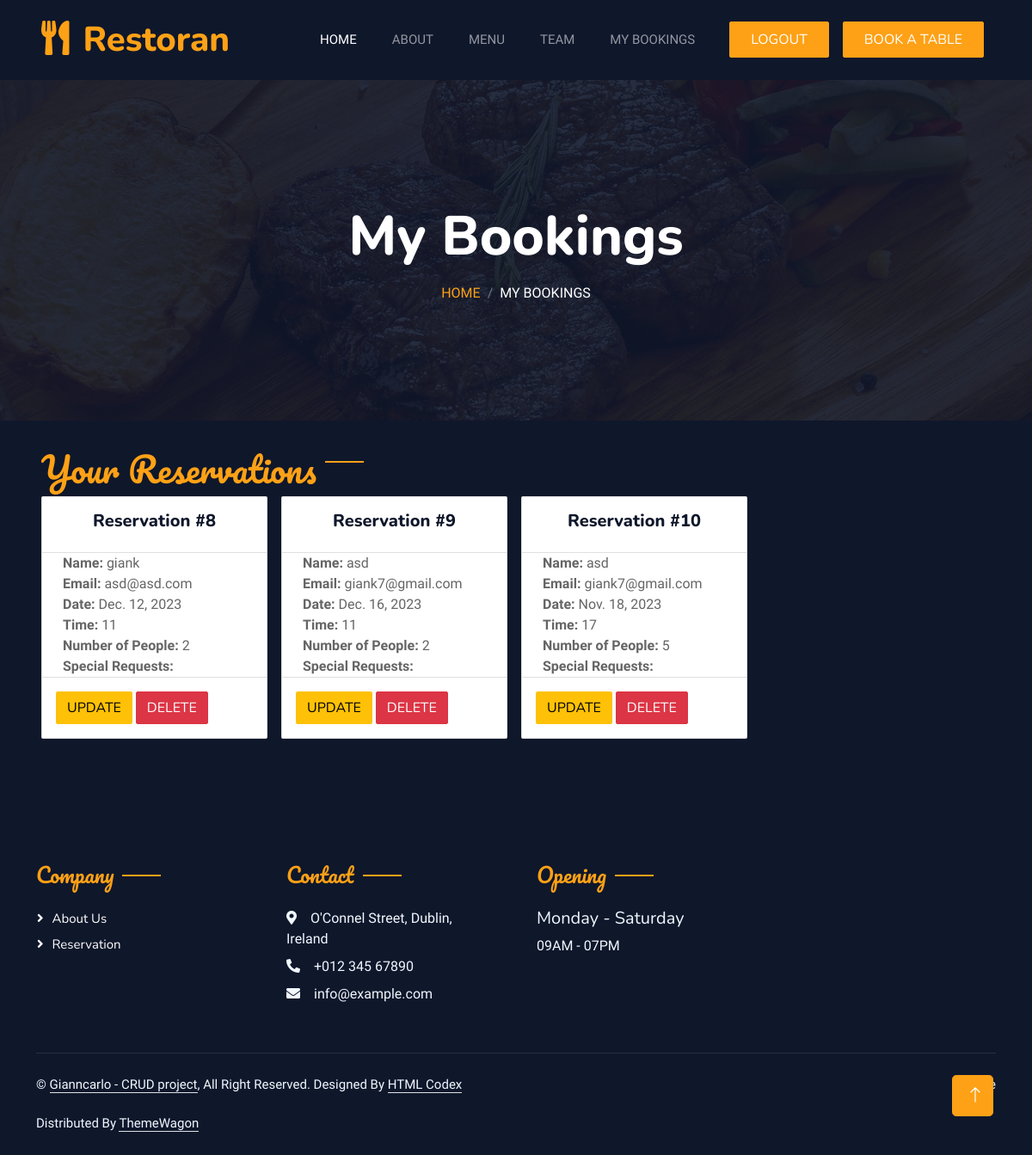
Before: /profile/reservation_list/ (signed in) with the older database file.
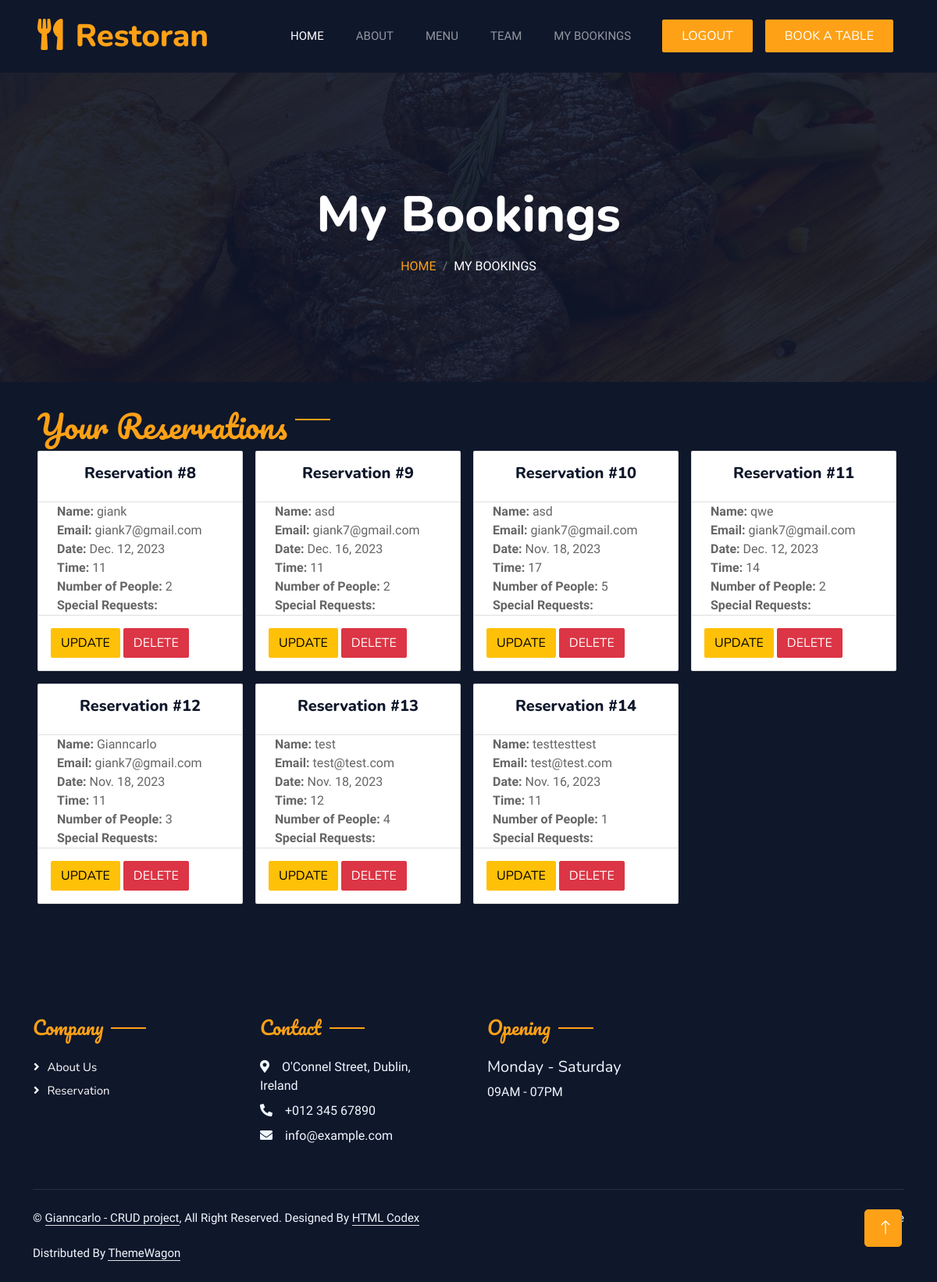
After: the same page with the newer database file.
### profiles/models.py (models this page shows, shortened)
class Reservation(models.Model):
    user = models.ForeignKey(User, on_delete=models.CASCADE)
    name = models.CharField(max_length=255)
    email = models.EmailField()
    date = models.DateField()
    time = models.IntegerField(choices=[
        (9, '9AM'),
        (10, '10AM'),
        (11, '11AM'),
        (12, '12M'),
        (13, '1PM'),
        (14, '2PM'),
        (15, '3PM'),
        (16, '4PM'),
        (17, '5PM'),
        (18, '6PM'),
    ])
    no_of_people = models.IntegerField(choices=[
        (1, '1'),
        (2, '2'),
        (3, '3'),
        (4, '4'),
        (5, '5'),
    ])
    special_request = models.TextField(blank=True)

### profiles/views.py (the view)
# urls.py: path('reservation_list/', views.reservation_list, name='reservation_list'),
def reservation_list(request):
    reservations = Reservation.objects.all()
    return render(request, 'reservation_list.html', {'reservations': reservations})

### profiles/templates/reservation_list.html (shortened to what this page needs)
{% extends "base.html" %}
{% load static %}
{% block content %}
{% if user.is_authenticated %}
{% include 'includes/list.html' %}
{% endif %}
{% endblock %}

### templates/base.html (shortened to what this page needs)
{% load static %}
<!doctype html>
<html lang="en">
<head>
    {% block corecss %}
    <link href="https://cdn.jsdelivr.net/npm/bootstrap@5.0.2/dist/css/bootstrap.min.css" rel="stylesheet"
>
    <link rel="stylesheet"
        href="https://cdn.jsdelivr.net/npm/bootstrap-datepicker@1.9.0/dist/css/bootstrap-datepicker.min.css">
    <link rel="stylesheet" href="{% static 'css/style.css' %}">
    <link rel="stylesheet" href="{% static 'css/bootstrap.min.css' %}">
    {% endblock %}
    <link href="https://cdnjs.cloudflare.com/ajax/libs/font-awesome/5.10.0/css/all.min.css" rel="stylesheet">
    <link rel="stylesheet" href="https://cdn.jsdelivr.net/npm/bootstrap-icons@1.4.1/font/bootstrap-icons.css">
    <link rel="stylesheet" href="{% static 'lib/animate/animate.min.css' %}">
    <link rel="stylesheet" href="{% static 'lib/owlcarousel/assets/owl.carousel.min.css' %}">
    <link rel="stylesheet" href="{% static 'lib/tempusdominus/css/tempusdominus-bootstrap-4.min.css' %}">
</head>
<body>
    <div class="container-xxl bg-white p-0">
        {% include 'includes/navbar.html' %}
        {% block content %}
        {% endblock %}
        {% include 'includes/footer.html' %}
    </div>
</body>
</html>

### templates/includes/navbar.html (shortened to what this page needs)
<div class="container-xxl position-relative p-0">
    <nav class="navbar navbar-expand-lg navbar-dark bg-dark px-4 px-lg-5 py-3 py-lg-0">
        <a href="" class="navbar-brand p-0">
            <h1 class="text-primary m-0"><i class="fa fa-utensils me-3"></i>Restoran</h1>
        </a>
        <div class="collapse navbar-collapse" id="navbarCollapse">
            {% if user.is_authenticated %}
            <div class="navbar-nav ms-auto py-0 pe-4">
                <a href="{% url 'home' %}" class="nav-item nav-link active">Home</a>
                <a href="{% url 'home' %}#aboutus" class="nav-item nav-link">About</a>
                <a href="{% url 'home' %}#menu" class="nav-item nav-link">Menu</a>
                <a href="{% url 'home' %}#team" class="nav-item nav-link">Team</a>
                <a href="{% url 'reservation_list' %}" class="nav-item nav-link">My bookings</a>
            </div>
            <a href="{% url 'logout' %}" class="btn btn-primary m-2 py-2 px-4">Logout</a>
            <a href="{% url 'make_reservation' %}" class="btn btn-primary m-2 py-2 px-4">Book a table</a>
            {% endif %}
        </div>
    </nav>
</div>

### templates/includes/list.html (shortened to what this page needs)
<div class="container-xxl py-5 bg-dark hero-header">
    <div class="container text-center my-5 pt-5 pb-4">
        <h1 class="display-3 text-white mb-3 animated slideInDown">My Bookings</h1>
        <nav aria-label="breadcrumb">
            <ol class="breadcrumb justify-content-center text-uppercase">
                <li class="breadcrumb-item"><a href="{% url 'home' %}">Home</a></li>
                <li class="breadcrumb-item text-white active" aria-current="page">My Bookings</li>
            </ol>
        </nav>
    </div>
</div>
<div id="reservation" class="container-xxl px-0 wow fadeInUp" data-wow-delay="0.1s">
    <div class="row g-0">
        <div class="pb-5 col-md-12 bg-dark d-flex align-items-center">
            <div class="mx-5 pt-3 col-md-11 wow fadeInUp" data-wow-delay="0.2s">
                <h1 class="pt-3 section-title ff-secondary text-start text-primary fw-normal">Your Reservations</h1>
                {% if user.is_authenticated %}
                    {% if user.is_superuser %}
                        {% if reservations %}
                            <div class="container-xxl px-0 wow fadeInUp" data-wow-delay="0.1s">
                                <div class="row row-cols-1 row-cols-sm-2 row-cols-md-3 row-cols-lg-4 g-3 overflow-hidden">
                                    {% for reservation in reservations %}
                                    <div class="col">
                                        <div class="card">
                                            <div class="card-body">
                                                <h5 class="text-center card-title">Reservation #{{ reservation.id }}</h5>
                                            </div>
                                            <ul class="px-4 list-group list-group-flush" style="list-style-type: none;">
                                                <li>
                                                    <strong>Name:</strong> {{ reservation.name }}<br>
                                                    <strong>Email:</strong> {{ reservation.email }}<br>
                                                    <strong>Date:</strong> {{ reservation.date }}<br>
                                                    <strong>Time:</strong> {{ reservation.time }}<br>
                                                    <strong>Number of People:</strong> {{ reservation.no_of_people }}<br>
                                                    <strong>Special Requests:</strong> {{ reservation.special_request }}<br>
                                                </li>
                                            </ul>
                                            <div class="card-body">
                                                <a href="{% url 'update_list' reservation.id %}" class="btn btn-warning">Update</a>
                                                <a href="{% url 'delete_reservation' reservation.id %}" class="btn btn-danger">Delete</a>
                                            </div>
                                        </div>
                                    </div>
                                    {% endfor %}
                                </div>
                            </div>
                        {% endif %}
                    {% endif %}
                {% endif %}
            </div>
        </div>
    </div>
</div>

### templates/includes/footer.html
<div id="footer" class="container-fluid bg-dark text-light footer pt-5 wow fadeIn" data-wow-delay="0.1s">
    <div class="container py-5">
        <div class="row g-5">
            <div class="col-lg-3 col-md-6">
                <h4 class="section-title ff-secondary text-start text-primary fw-normal mb-4">Company</h4>
                <a class="btn btn-link" href="#aboutus">About Us</a>
                <a class="btn btn-link" href="#reservation">Reservation</a>
            </div>
            <div class="col-lg-3 col-md-6">
                <h4 class="section-title ff-secondary text-start text-primary fw-normal mb-4">Contact</h4>
                <p class="mb-2"><i class="fa fa-map-marker-alt me-3"></i>O'Connel Street, Dublin, Ireland</p>
                <p class="mb-2"><i class="fa fa-phone-alt me-3"></i>+012 345 67890</p>
                <p class="mb-2"><i class="fa fa-envelope me-3"></i>info@example.com</p>
            </div>
            <div class="col-lg-3 col-md-6">
                <h4 class="section-title ff-secondary text-start text-primary fw-normal mb-4">Opening</h4>
                <h5 class="text-light fw-normal">Monday - Saturday</h5>
                <p>09AM - 07PM</p>
            </div>
        </div>
    </div>
    <div class="container">
        <div class="copyright">
            <div class="row">
                <div class="col-md-6 text-center text-md-start mb-3 mb-md-0">
                    &copy; <a class="border-bottom" href="https://github.com/giankpetrov/CRUD-P4">Gianncarlo - CRUD
                        project</a>, All Right Reserved.
                    Designed By <a class="border-bottom" href="https://htmlcodex.com">HTML Codex</a><br><br>
                    Distributed By <a class="border-bottom" href="https://themewagon.com" target="_blank">ThemeWagon</a>
                </div>
                <div class="col-md-6 text-center text-md-end">
                    <div class="footer-menu">
                        <a href="#">Home</a>
                    </div>
                </div>
            </div>
        </div>
    </div>
</div>
<a href="#" class="btn btn-lg btn-primary btn-lg-square back-to-top"><i class="bi bi-arrow-up"></i></a>

### static/css/style.css (style rules this page uses)
:root { --primary: #FEA116; --light: #F1F8FF; --dark: #0F172B; }
.text-primary { color: var(--primary) !important; }
.btn-primary { background-color: var(--primary) !important; border-color: var(--primary) !important; }
.ff-secondary { font-family: 'Pacifico', cursive; }
.back-to-top { position: fixed; display: none; right: 45px; bottom: 45px; z-index: 99; }
.btn { font-family: 'Nunito', sans-serif; font-weight: 500; text-transform: uppercase; transition: .5s; }
.btn.btn-primary, .btn.btn-secondary { color: #FFFFFF; }
.btn-lg-square { width: 48px; height: 48px; }
.btn-square, .btn-sm-square, .btn-lg-square { padding: 0; display: flex; align-items: center; justify-content: center; font-weight: normal; border-radius: 2px; }
.navbar-dark .navbar-nav .nav-link { position: relative; margin-left: 25px; padding: 35px 0; font-size: 15px; color: var(--light); text-transform: uppercase; font-weight: 500; outline: none; transition: .5s; }
.navbar-dark .navbar-nav .nav-link:hover, .navbar-dark .navbar-nav .nav-link.active { color: var(--primary); }
@media (min-width: 992px) { .navbar-dark { position: absolute; width: 100%; top: 0; left: 0; z-index: 999; background: transparent; } }
.hero-header { background: linear-gradient(rgba(15, 23, 43, .9), rgba(15, 23, 43, .9)), url(../img/bg-hero.jpg); background-position: center center; background-repeat: no-repeat; background-size: cover; }
.breadcrumb-item + .breadcrumb-item::before { color: rgba(255, 255, 255, .5); }
.section-title { position: relative; display: inline-block; }
.section-title::before { position: absolute; content: ""; width: 45px; height: 2px; top: 50%; left: -55px; margin-top: -1px; background: var(--primary); }
.section-title::after { position: absolute; content: ""; width: 45px; height: 2px; top: 50%; right: -55px; margin-top: -1px; background: var(--primary); }
.section-title.text-start::before, .section-title.text-end::after { display: none; }
.footer .btn.btn-link { display: block; margin-bottom: 5px; padding: 0; text-align: left; color: #FFFFFF; font-size: 15px; font-weight: normal; text-transform: capitalize; transition: .3s; }
.footer .btn.btn-link::before { position: relative; content: "\f105"; font-family: "Font Awesome 5 Free"; font-weight: 900; margin-right: 10px; }
.footer .copyright { padding: 25px 0; font-size: 15px; border-top: 1px solid rgba(256, 256, 256, .1); }
.footer .copyright a { color: var(--light); }
.footer .footer-menu a { margin-right: 15px; padding-right: 15px; border-right: 1px solid rgba(255, 255, 255, .1); }
.footer .footer-menu a:last-child { margin-right: 0; padding-right: 0; border-right: none; }

Changed rows visible on the page:
changed Reservation "giank": email "asd@asd.com" → "giank7@gmail.com"
added Reservation: id "11", name "qwe", email "giank7@gmail.com", date "Dec. 12, 2023", time "14", no_of_people "2"
added Reservation: id "12", name "Gianncarlo", email "giank7@gmail.com", date "Nov. 18, 2023", time "11", no_of_people "3"
added Reservation: id "13", name "test", email "test@test.com", date "Nov. 18, 2023", time "12", no_of_people "4"
added Reservation: id "14", name "testtesttest", email "test@test.com", date "Nov. 16, 2023", time "11", no_of_people "1"
